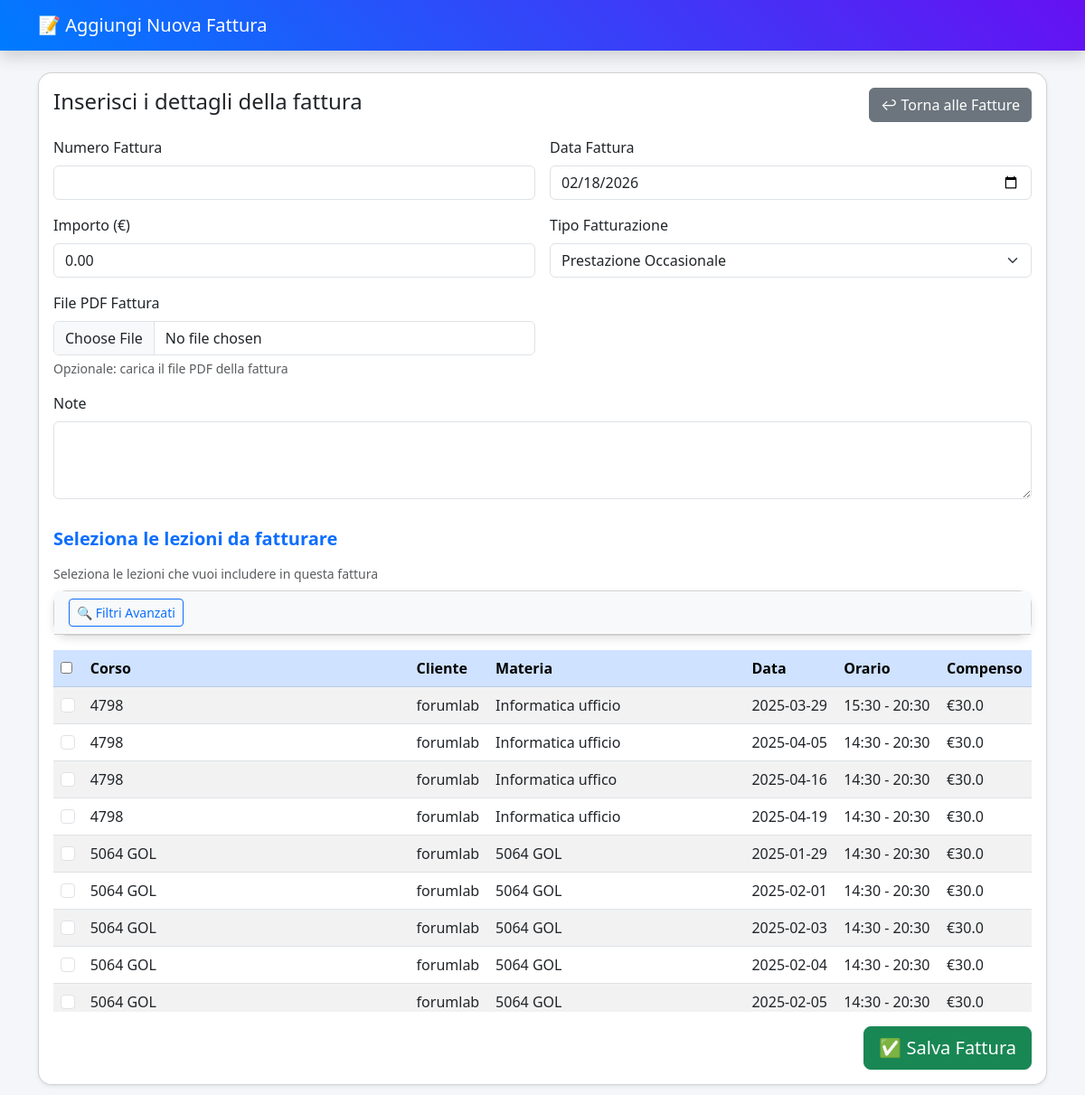
/fatture/aggiungi_fattura (signed in), run on the app's committed database.
### tables this page shows
CREATE TABLE lezioni (
            id INTEGER PRIMARY KEY AUTOINCREMENT,
            id_corso TEXT NOT NULL,
            materia TEXT NOT NULL,
            data TEXT NOT NULL,
            ora_inizio TEXT NOT NULL,
            ora_fine TEXT NOT NULL,
            luogo TEXT NOT NULL,
            compenso_orario REAL NOT NULL,
            stato TEXT NOT NULL,
            fatturato INTEGER DEFAULT 0,
            mese_fatturato TEXT DEFAULT NULL
        );

### fatture.py (the view, shortened to what this page needs)
@fatture_bp.route("/aggiungi_fattura", methods=["GET", "POST"])
@login_required
def aggiungi_fattura():
    conn_read = None
    conn_write = None
    corso_preselezionato = sanitize_input(request.args.get("corso", default="", type=str))
    try:
        conn_read = get_db_connection()
        cursor_read = conn_read.cursor()
        cursor_read.execute("SELECT DISTINCT id_corso FROM lezioni ORDER BY id_corso")
        corsi = [row[0] for row in cursor_read.fetchall()]
        cursor_read.execute("""
            SELECT DISTINCT c.cliente
            FROM corsi c
            WHERE c.cliente IS NOT NULL AND c.cliente != ''
            ORDER BY c.cliente
        """)
        clienti = [row[0] for row in cursor_read.fetchall()]
        query = """
            SELECT l.id, l.id_corso, l.materia, l.data, l.ora_inizio, l.ora_fine, l.compenso_orario,
                   COALESCE(c.cliente, 'Sconosciuto') as cliente
            FROM lezioni l
            LEFT JOIN corsi c ON l.id_corso = c.id_corso
            WHERE l.fatturato = 0
            ORDER BY l.id_corso, l.data
        """
        cursor_read.execute(query)
        lezioni_non_fatturate = cursor_read.fetchall()
    except Exception as e:
        flash(f"❌ Errore durante il caricamento dei dati: {str(e)}", "danger")
        return render_template("aggiungi_fattura.html", corsi=[], lezioni=[], clienti=[], now=get_local_now(), corso_preselezionato="")
    finally:
        if conn_read:
            conn_read.close()
    return render_template("aggiungi_fattura.html", corsi=corsi, lezioni=lezioni_non_fatturate, clienti=clienti, now=get_local_now(), corso_preselezionato=corso_preselezionato)

### database.py (called while the page is built)
def get_db_connection():
    conn = sqlite3.connect(DB_PATH)
    conn.row_factory = sqlite3.Row
    return conn

@contextmanager
def db_connection():
    conn = get_db_connection()
    try:
        yield conn
    finally:
        conn.close()

### db_utils.py (called while the page is built)
def get_placeholder():
    return "%s" if USE_POSTGRES else "?"

### models/user.py (called while the page is built)
def load_user_from_db(user_id):
    try:
        user_id_int = int(user_id)
        placeholder = get_placeholder()
        with db_connection() as conn:
            cursor = conn.cursor()
            cursor.execute(f"SELECT * FROM users WHERE id = {placeholder}", (user_id_int,))
            user = cursor.fetchone()
            if user:
                return User(id=user['id'])
    except Exception as e:
        print(f"Errore in load_user_from_db: {e}")
    return None

### utils/security.py (called while the page is built)
def sanitize_input(input_text: Optional[str]) -> str:
    if not input_text:
        return ""
    return bleach.clean(input_text, tags=ALLOWED_TAGS, attributes=ALLOWED_ATTRIBUTES, strip=True)

### utils/time_utils.py (called while the page is built)
def get_local_now():
    try:
        import pytz
        rome_tz = pytz.timezone('Europe/Rome')
        return datetime.now(rome_tz)
    except:
        return datetime.now()

### templates/aggiungi_fattura.html (shortened to what this page needs)
<!DOCTYPE html>
<html lang="it">
<head>
  <link href="https://cdn.jsdelivr.net/npm/bootstrap@5.3.0/dist/css/bootstrap.min.css" rel="stylesheet">
</head>
<body>
  <nav class="navbar navbar-expand-lg navbar-dark shadow">
    <div class="container">
      <a class="navbar-brand" href="#">📝 Aggiungi Nuova Fattura</a>
    </div>
  </nav>
  <div class="container my-4">
    <div class="card shadow-sm">
      <div class="card-body">
        <div class="d-flex justify-content-between align-items-center mb-3">
          <h4>Inserisci i dettagli della fattura</h4>
          <a href="{{ url_for('fatture.index') }}" class="btn btn-secondary">↩ Torna alle Fatture</a>
        </div>
        <form method="POST" enctype="multipart/form-data" class="row g-3">
          <div class="col-md-6">
            <label for="numero_fattura" class="form-label">Numero Fattura</label>
            <input type="text" class="form-control" id="numero_fattura" name="numero_fattura" required>
          </div>
          <div class="col-md-6">
            <label for="data_fattura" class="form-label">Data Fattura</label>
            <input type="date" class="form-control" id="data_fattura" name="data_fattura" required value="{{ now.strftime('%Y-%m-%d') }}">
          </div>
          <div class="col-md-6">
            <label for="importo" class="form-label">Importo (€)</label>
            <input type="number" step="0.01" class="form-control" id="importo" name="importo" required>
          </div>
          <div class="col-md-6">
            <label for="tipo_fatturazione" class="form-label">Tipo Fatturazione</label>
            <select class="form-select" id="tipo_fatturazione" name="tipo_fatturazione" required>
              <option value="totale">Prestazione Occasionale</option>
            </select>
          </div>
          <div class="col-md-6">
            <label for="file_pdf" class="form-label">File PDF Fattura</label>
            <input type="file" class="form-control" id="file_pdf" name="file_pdf" accept=".pdf">
            <div class="form-text">Opzionale: carica il file PDF della fattura</div>
          </div>
          <div class="col-12">
            <label for="note" class="form-label">Note</label>
            <textarea class="form-control" id="note" name="note" rows="3"></textarea>
          </div>
          <div class="col-12">
            <h5 class="section-header">Seleziona le lezioni da fatturare</h5>
            <div class="form-text mb-2">Seleziona le lezioni che vuoi includere in questa fattura</div>
            <div class="card mb-3">
              <div class="card-header bg-light">
                <button class="btn btn-sm btn-outline-primary" type="button" data-bs-toggle="collapse" data-bs-target="#filtriAvanzati">
                  🔍 Filtri Avanzati
                </button>
              </div>
            </div>
            <div class="lezioni-container">
              <table class="table table-striped table-hover">
                <thead class="table-primary">
                  <tr>
                    <th><input type="checkbox" id="select-all-lezioni" title="Seleziona/Deseleziona tutte le lezioni"></th>
                    <th>Corso</th>
                    <th>Cliente</th>
                    <th>Materia</th>
                    <th>Data</th>
                    <th>Orario</th>
                    <th>Compenso</th>
                  </tr>
                </thead>
                <tbody id="lezioni-tbody">
                  {% for lezione in lezioni %}
                    <tr data-cliente="{{ lezione.cliente|default('Sconosciuto') }}" data-data="{{ lezione.data }}">
                      <td>
                        <input type="checkbox" class="form-check-input" name="lezioni" value="{{ lezione.id }}" id="lezione_{{ lezione.id }}">
                      </td>
                      <td>{{ lezione.id_corso }}</td>
                      <td>{{ lezione.cliente|default('Sconosciuto') }}</td>
                      <td>{{ lezione.materia }}</td>
                      <td>{{ lezione.data }}</td>
                      <td>{{ lezione.ora_inizio }} - {{ lezione.ora_fine }}</td>
                      <td>€{{ lezione.compenso_orario }}</td>
                    </tr>
                  {% endfor %}
                </tbody>
              </table>
            </div>
          </div>
          <div class="col-12 text-end">
            <button type="submit" class="btn btn-success btn-lg">✅ Salva Fattura</button>
          </div>
        </form>
      </div>
    </div>
  </div>
</body>
</html>

### templates/aggiungi_fattura.html (style rules this page uses)
body { background-color: #f4f6f9; }
.navbar { background: linear-gradient(45deg, #007bff, #6610f2); }
.card { border-radius: 15px; box-shadow: 0px 4px 10px rgba(0, 0, 0, 0.1); }
.form-label { font-weight: 500; }
.section-header { margin-top: 1rem; margin-bottom: 1rem; color: #0d6efd; font-weight: bold; }
.lezioni-container { max-height: 400px; overflow-y: auto; }

### data on the page
lezioni: id_corso "4798", cliente "forumlab", materia "Informatica ufficio", data "2025-03-29", ora_inizio "15:30", ora_fine "20:30", compenso_orario "30.0"
lezioni: id_corso "4798", cliente "forumlab", materia "Informatica ufficio", data "2025-04-05", ora_inizio "14:30", ora_fine "20:30", compenso_orario "30.0"
lezioni: id_corso "4798", cliente "forumlab", materia "Informatica uffico", data "2025-04-16", ora_inizio "14:30", ora_fine "20:30", compenso_orario "30.0"
lezioni: id_corso "4798", cliente "forumlab", materia "Informatica ufficio", data "2025-04-19", ora_inizio "14:30", ora_fine "20:30", compenso_orario "30.0"
lezioni: id_corso "5064 GOL", cliente "forumlab", materia "5064 GOL", data "2025-01-29", ora_inizio "14:30", ora_fine "20:30", compenso_orario "30.0"
lezioni: id_corso "5064 GOL", cliente "forumlab", materia "5064 GOL", data "2025-02-01", ora_inizio "14:30", ora_fine "20:30", compenso_orario "30.0"
lezioni: id_corso "5064 GOL", cliente "forumlab", materia "5064 GOL", data "2025-02-03", ora_inizio "14:30", ora_fine "20:30", compenso_orario "30.0"
lezioni: id_corso "5064 GOL", cliente "forumlab", materia "5064 GOL", data "2025-02-04", ora_inizio "14:30", ora_fine "20:30", compenso_orario "30.0"
lezioni: id_corso "5064 GOL", cliente "forumlab", materia "5064 GOL", data "2025-02-05", ora_inizio "14:30", ora_fine "20:30", compenso_orario "30.0"
